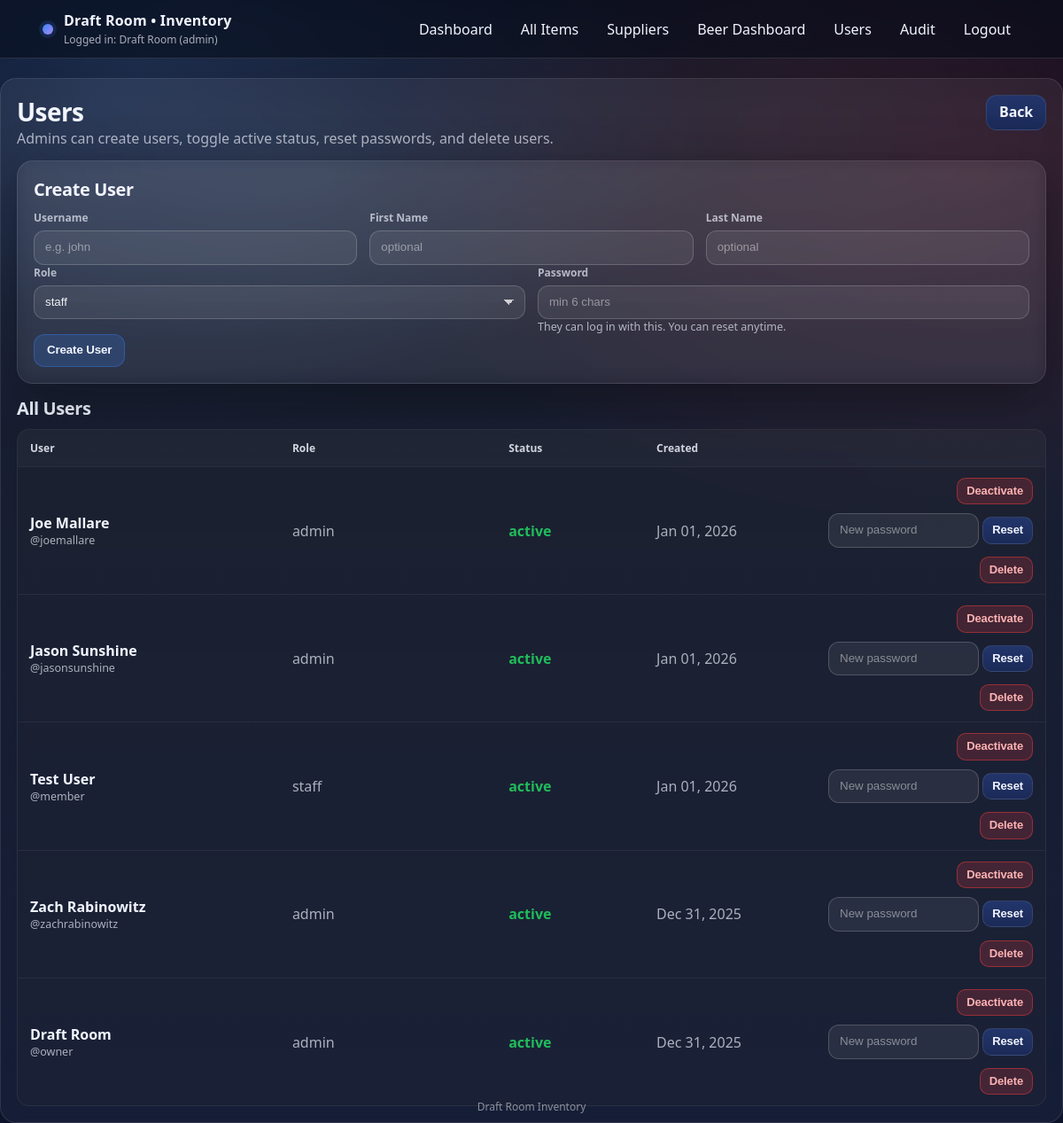
The page /users (signed in) on the database as committed earlier.
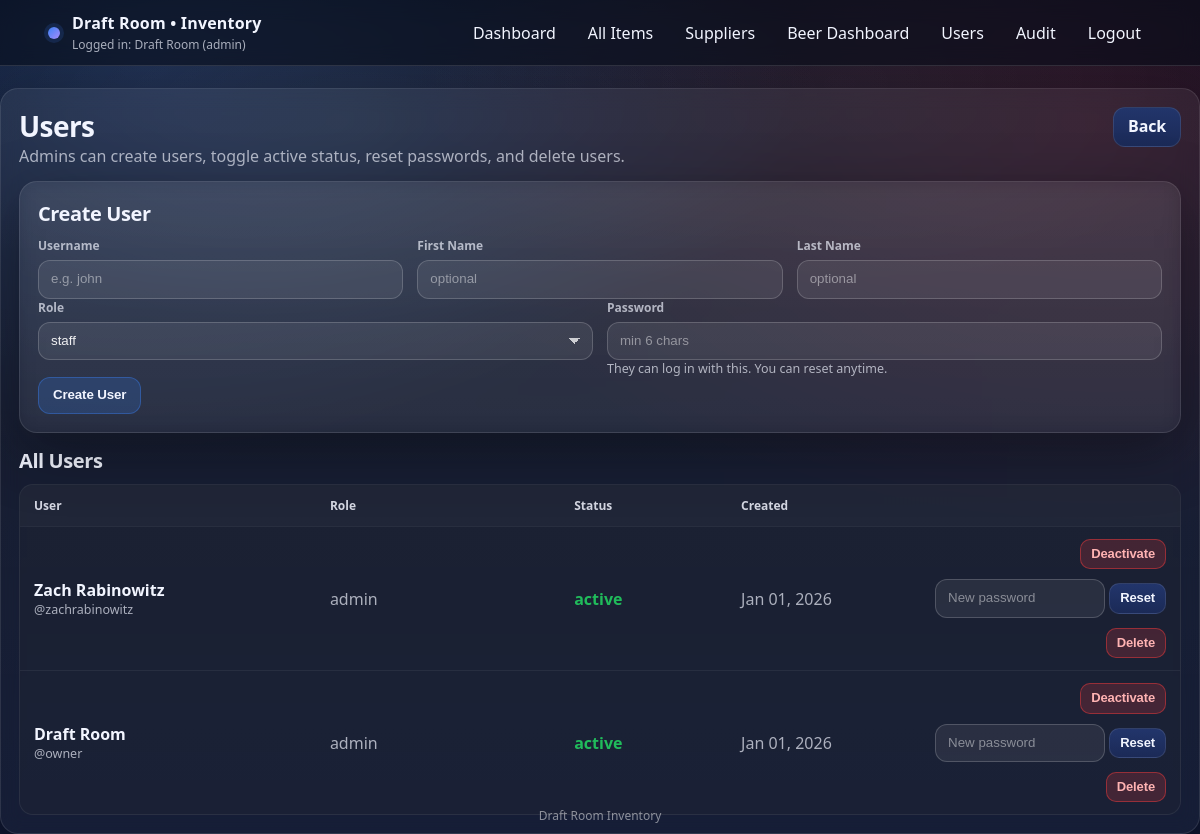
The same page on the database as committed later.
### app.py (models this page shows)
class User(db.Model):
    __tablename__ = "users"
    id = db.Column(db.Integer, primary_key=True)
    username = db.Column(db.String(80), unique=True, nullable=False)
    first_name = db.Column(db.String(80), nullable=True)
    last_name = db.Column(db.String(80), nullable=True)
    password_hash = db.Column(db.String(255), nullable=False)
    role = db.Column(db.String(20), nullable=False, default="staff")
    is_active = db.Column(db.Boolean, nullable=False, default=True)
    created_at = db.Column(db.DateTime, nullable=False, default=utcnow)
    def display_name(self) -> str:
        full = f"{(self.first_name or '').strip()} {(self.last_name or '').strip()}".strip()
        return full if full else self.username

### app.py (the view)
@app.get("/users")
def users_page():
    guard = require_admin()
    if guard:
        return guard
    users = User.query.order_by(User.created_at.desc(), User.id.desc()).all()
    return render_template("users.html", users=users)

### app.py (called while the page is built)
def role_rank(role: str | None) -> int:
    if not role:
        return 0
    return ROLE_RANK.get(role.strip().lower(), 0)

def current_user() -> Optional["User"]:
    uid = session.get("user_id")
    if not uid:
        return None
    try:
        return User.query.get(int(uid))
    except Exception:
        return None

def current_user_role() -> str:
    if session.get("break_glass_admin") is True:
        return "admin"
    u = current_user()
    if not u:
        return ""
    return (u.role or "").lower()

def is_logged_in() -> bool:
    return (session.get("break_glass_admin") is True) or (session.get("user_id") is not None)

def can_manage_users() -> bool:
    return current_user_role() == "admin"

def can_edit_inventory() -> bool:
    return role_rank(current_user_role()) >= ROLE_RANK["manager"]

def require_admin():
    if not is_logged_in():
        return redirect("/login")
    if session.get("break_glass_admin") is True:
        return None
    if not can_manage_users():
        flash("Admin required.", "error")
        return redirect("/")
    return None

### templates/users.html (shortened to what this page needs)
{% extends "base.html" %}
{% block content %}
<section class="card">
  <div class="cardhead">
    <div>
      <h1>Users</h1>
      <span class="muted">Admins can create users, toggle active status, reset passwords, and delete users.</span>
    </div>
    <div class="actions">
      <a class="btn" href="/">Back</a>
    </div>
  </div>
  <div class="card" style="margin-bottom:14px;">
    <h2 style="margin-bottom:10px;">Create User</h2>
    <form class="form" method="POST" action="/users/create">
      <div class="grid3">
        <div class="field">
          <label>Username</label>
          <input class="input" name="username" placeholder="e.g. john" required>
        </div>
        <div class="field">
          <label>First Name</label>
          <input class="input" name="first_name" placeholder="optional">
        </div>
        <div class="field">
          <label>Last Name</label>
          <input class="input" name="last_name" placeholder="optional">
        </div>
      </div>
      <div class="grid2">
        <div class="field">
          <label>Role</label>
          <select class="input" name="role">
            <option value="staff" selected>staff</option>
          </select>
        </div>
        <div class="field">
          <label>Password</label>
          <input class="input" name="password" type="password" placeholder="min 6 chars" required>
          <div class="muted smalltxt">They can log in with this. You can reset anytime.</div>
        </div>
      </div>
      <div class="actions">
        <button class="btn primary" type="submit">Create User</button>
      </div>
    </form>
  </div>
  <h2 style="margin-bottom:10px;">All Users</h2>
  {% if users and users|length > 0 %}
    <div class="table">
      <div class="row head" style="grid-template-columns: 1.1fr .9fr .6fr .6fr 1fr;">
        <div>User</div>
        <div>Role</div>
        <div>Status</div>
        <div>Created</div>
      </div>
      {% for u in users %}
        <div class="row" style="grid-template-columns: 1.1fr .9fr .6fr .6fr 1fr;">
          <div>
            <div class="strong">{{ u.display_name() }}</div>
            <div class="muted smalltxt">@{{ u.username }}</div>
          </div>
          <div class="muted">{{ u.role }}</div>
          <div class="muted">
            {% if u.is_active %}
              <span class="strong" style="color: rgba(34,197,94,0.95);">active</span>
            {% else %}
              <span class="strong" style="color: rgba(239,68,68,0.95);">inactive</span>
            {% endif %}
          </div>
          <div class="muted">{{ u.created_at.strftime("%b %d, %Y") }}</div>
          <div class="row-actions">
            <form method="POST" action="/users/{{ u.id }}/toggle_active" class="inline">
              {% if u.is_active %}
                <button class="btn small danger" type="submit"
                        onclick="return confirm('Deactivate this user?')">Deactivate</button>
              {% else %}
                <button class="btn small" type="submit"
                        onclick="return confirm('Reactivate this user?')">Reactivate</button>
              {% endif %}
            </form>
            <form method="POST" action="/users/{{ u.id }}/reset_password" class="inline"
                  onsubmit="return confirm('Reset password for {{ u.username }}?');">
              <input class="input" style="width:170px;" name="new_password" type="password" placeholder="New password" required>
              <button class="btn small" type="submit">Reset</button>
            </form>
            <form method="POST" action="/users/{{ u.id }}/delete" class="inline">
              <button class="btn small danger" type="submit"
                      onclick="return confirm('Delete this user? This cannot be undone.');">Delete</button>
            </form>
          </div>
        </div>
      {% endfor %}
    </div>
  {% else %}
    <div class="empty">No users found.</div>
  {% endif %}
</section>
{% endblock %}

### templates/base.html (shortened to what this page needs)
<!DOCTYPE html>
<html lang="en">
<head>
  <link rel="stylesheet" href="/static/style.css">
</head>
<body>
  <div class="bg"></div>
  <header class="topbar">
    <div class="topbar-inner">
      <div class="brand">
        <div class="dot"></div>
        <div>
          <div class="brand-title">Draft Room • Inventory</div>
          <div class="brand-sub">
            {% if auth_break_glass %}
              Logged in: Break-glass Admin
            {% elif auth_user %}
              Logged in: {{ auth_user.display_name() }} ({{ auth_role }})
            {% else %}
              Not logged in
            {% endif %}
          </div>
        </div>
      </div>
      <nav class="nav">
        {% if auth_user or auth_break_glass %}
          <a class="navlink" href="/">Dashboard</a>
          <a class="navlink" href="/items">All Items</a>
          <a class="navlink" href="/suppliers">Suppliers</a>
          <a class="navlink" href="/beers/dashboard">Beer Dashboard</a>
          {% if can_manage_users %}
            <a class="navlink" href="/users">Users</a>
            <a class="navlink" href="/audit">Audit</a>
          {% endif %}
          <a class="navlink" href="/logout">Logout</a>
        {% else %}
          <a class="navlink" href="/login">Login</a>
        {% endif %}
      </nav>
    </div>
  </header>
  <main class="container">
    {% block content %}{% endblock %}
  </main>
  <footer class="footer">Draft Room Inventory</footer>
</body>
</html>

Rows that differ between the two databases and show on the page:
removed User: display_name "Joe Mallare", username "joemallare", role "admin", is_active "active", created_at "Jan 01, 2026"
removed User: display_name "Jason Sunshine", username "jasonsunshine", role "admin", is_active "active", created_at "Jan 01, 2026"
removed User: display_name "Test User", username "member", role "staff", is_active "active", created_at "Jan 01, 2026"
changed User "Draft Room": created_at "Dec 31, 2025" → "Jan 01, 2026"
changed User "Zach Rabinowitz": created_at "Dec 31, 2025" → "Jan 01, 2026"
